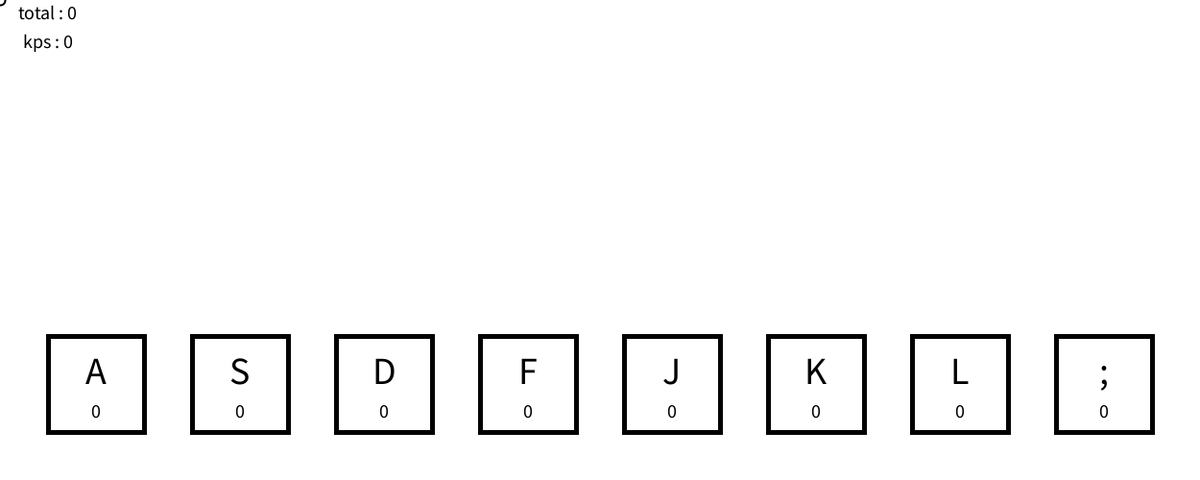
Frame 1 (no input)
Frame 60 (the mouse pressed at the canvas centre just before this capture): identical to frame 1, image omitted
Frame 120 (the mouse held since frame 60 and released just before this capture): identical to frame 1, image omitted

The Processing sketch that drew this single still picture (run headless with seeded random() and noise(); from frame 60 on, the mouse is pressed at the canvas centre):

// Processing sketch: key
// ── key.pde
import java.util.Iterator;
import java.util.LinkedList;
import java.util.Queue;
MySystem system;
int kps=0, record=0;
long s, e;
Queue<keyblock> view = new LinkedList<keyblock>();

void setup() {
  size(1250, 500);
  s=System.currentTimeMillis();
  background(255);
  system= new TestSys();
  makekey();
  textAlign(CENTER);
}
void draw() {
  background(255);
  system.display();
  make();
}
public void makekey() {
  view.add(new keyblock('A', 50, 350, 100, 100));
  view.add(new keyblock('S', 200, 350, 100, 100));
  view.add(new keyblock('D', 350, 350, 100, 100));
  view.add(new keyblock('F', 500, 350, 100, 100));
  view.add(new keyblock('J', 650, 350, 100, 100));
  view.add(new keyblock('K', 800, 350, 100, 100));
  view.add(new keyblock('L', 950, 350, 100, 100));
  view.add(new keyblock(';', 1100, 350, 100, 100));
}
public void make() {
  int total=0;
  Iterator it = view.iterator();
  while (it.hasNext()) {
    keyblock tmp = (keyblock)it.next();
    tmp.display();
    total += tmp.total;
  }
  stroke(0);
  fill(0);
  textSize(20);
  text("total : "+total, 50, 20);
  e=System.currentTimeMillis();
  if (e-s>1000) {
    stroke(0);
    fill(0);
    textSize(20);
    text("kps : "+kps, 50, 50);
    record=kps;
    s=e;
    kps=0;
  } else {
    stroke(0);
    fill(0);
    textSize(20);
    text("kps : "+record, 50, 50);
  }
}
class keyblock {
  int total=0;
  char key;
  float x, y, dx, dy, vanish = 0, vanished=0, alpha=5, alp=50, velo=10;
  float clickR=0, clickG=0, clickB=255, noteR=255, noteG=0, noteB=255;
  Queue<PVector> past = new LinkedList<PVector>();
  boolean viewer = true, push = false, click_visible=true, note_visible=true, onetotalloop=true;
  keyblock(char key, float x, float y, float dx, float dy) {
    this.key = key; 
    this.x=x; 
    this.y=y; 
    this.dx=dx; 
    this.dy=dy;
  }
  void click_color(float R, float G, float B) {
    clickR=R;
    clickG=G;
    clickB=B;
  }
  void note_color(float R, float G, float B) {
    noteR=R;
    noteG=G;
    noteB=B;
  }
  void view() {
    viewer = !viewer;
  }
  void display() {
    vanish+=velo;
    if (system.keyboardManager.isPressed(key) && click_visible) {
      if (onetotalloop) {
        total++;
        kps++;
      }
      onetotalloop=false;
      stroke(0);
      strokeWeight(5);
      fill(clickR, clickG, clickB);
      rect(x, y, dx, dy);
      stroke(0);
      fill(0);
      textSize(40);
      text(key, x+dx/2, y+dy/2);
      textSize(20);
      text(total, x+dx/2, y+dy/2+35);
    } else if (!system.keyboardManager.isPressed(key) && click_visible) {
      onetotalloop=true;
      stroke(0);
      strokeWeight(5);
      fill(255);
      rect(x, y, dx, dy);
      stroke(0);
      fill(0);
      textSize(40);
      text(key, x+dx/2, y+dy/2);
      textSize(20);
      text(total, x+dx/2, y+dy/2+35);
    }
    if (system.keyboardManager.isPressed(key) && note_visible) {
      vanished+=velo;
      push=true;
      Iterator I = past.iterator();
      while (I.hasNext()) {
        PVector d = (PVector) I.next();
        float length = d.x;
        float temp = d.y; //vanish
        fill(noteR, noteG, noteB, alp);
        stroke(noteR, noteG, noteB, alp);
        strokeWeight(0);
        rect(this.x, this.y+temp-vanish-length-alpha, this.dx, length);
      }
      while (!past.isEmpty()) {
        PVector no = past.peek();
        if (this.y+no.y-vanish<0) {
          past.remove();
        } else {
          break;
        }
      }
      fill(noteR, noteG, noteB, alp);
      stroke(noteR, noteG, noteB, alp);
      strokeWeight(0);
      rect(this.x, this.y-vanished-alpha, this.dx, vanished);
    } else if (!system.keyboardManager.isPressed(key) && note_visible) {
      if (push) {
        past.add(new PVector(vanished, vanish));
        push = false;
      }
      vanished=0;
      Iterator I = past.iterator();
      while (I.hasNext()) {
        PVector d = (PVector) I.next();
        float length = d.x;
        float temp = d.y; //vanish
        fill(noteR, noteG, noteB, alp);
        stroke(noteR, noteG, noteB, alp);
        strokeWeight(0);
        rect(this.x, this.y+temp-vanish-length-alpha, this.dx, length);
      }
      while (!past.isEmpty()) {
        PVector no = past.peek();
        if (this.y+no.y-vanish<0) {
          past.remove();
        } else {
          break;
        }
      }
    }
  }
}
public void mousePressed() {
  system.mouseManager.onMousePressed(mouseX, mouseY, mouseButton);
}
public void mouseReleased() {
  system.mouseManager.onMouseReleased(mouseX, mouseY, mouseButton);
}
public void mouseMoved() {
  system.mouseManager.onMouseMoved(mouseX, mouseY);
}
public void mouseDragged() {
  system.mouseManager.onMouseMoved(mouseX, mouseY);
}
public void keyPressed() {
  system.keyboardManager.onKeyPress(key, keyCode);
}
public void keyReleased() {
  system.keyboardManager.onKeyRelease(key, keyCode);
}
abstract class MySystem {
  KeyboardManager keyboardManager = new KeyboardManager();
  MouseManager mouseManager = new MouseManager();
  MySystem() {
  }
  abstract public void init();
  abstract public void display();
}
class TestSys extends MySystem {
  char c;
  TestSys() {
    super();
    init();
  }
  public void init() {
    c='f';
  }
  public void display() {
    strokeWeight(2);
    fill(255);
    stroke(0);
    ellipseMode(CENTER);
    if ((new MouseManager()).getButtonPressed(0)) {
      fill(255, 0, 0);
    }
    if ((new MouseManager()).getButtonPressed(1)) {
      fill(0, 255, 0);
    }
    if ((new MouseManager()).getButtonPressed(2)) {
      fill(0, 0, 255);
    }
    ellipse((new MouseManager()).getMouseLocation().x, (new MouseManager()).getMouseLocation().y, 10, 10);
    strokeWeight(5);
  }
}
class KeyboardManager {
  private static final int keyNum = 60;
  private boolean[] keyState = new boolean[keyNum]; //a~z: 0~25, 0~9: 26,35, ' '=36, 'ENTER'= 37, arrow lurd: 38~41, shift,ctrl,alt: 42~44
  KeyboardManager() {
    for (int i=0; i<keyNum; i++) {
      keyState[i] = false;
    }
  }
  public void onKeyPress(char k, int kc) {
    if (calKey(k, kc)==-1)return;
    keyState[calKey(k, kc)] = true;
  }
  public void onKeyRelease(char k, int kc) {
    if (calKey(k, kc)==-1)return;
    keyState[calKey(k, kc)] = false;
  }
  public boolean isPressed(int k) {
    return keyState[calKey((char)CODED, k)];
  }
  public boolean isPressed(char k) {
    return keyState[calKey(k, 0)];
  }
  public boolean isPressed() {
    boolean t = false;
    for (int i=0; i<keyNum; i++) {
      t = t|keyState[i];
    }
    return t;
  }
  private int calKey(char k, int kc) {
    if (k-'a'>=0&&k-'z'<=0) {
      return k-'a';
    } else if (k-'A'>=0&&k-'Z'<=0) {
      return k-'A';
    } else if (k-'0'>=0&&k-'9'<=0) {
      return k-'0'+'z'-'a'+1;
    } else if (k==' ') {
      return  36;
    } else if (k=='\n') {
      return  37;
    } else if (k==CODED) {
      if (kc-LEFT>=0&&38+kc-LEFT<=41) {
        return 38+kc-LEFT;
      } else if (kc-SHIFT>=0&&kc-SHIFT+42<=44) {
        return 42+kc-SHIFT;
      }
    } else if (k==27) {
      return  45;
    }//esc
    else {
      switch(k) {
      case '-':
      case '_':
        return 46;
      case '=':
      case '+':
        return 47;
      case '{':
      case '[':
        return 48;
      case ']':
      case '}':
        return 49;
      case ';':
      case ':':
        return 50;
      case '\'':
      case '"':
        return 51;
      case ',':
      case '<':
        return 52;
      case '.':
      case '>':
        return 53;
      case '?':
      case '/':
        return 54;
      }
    }
    return -1;
  }
}
class MouseManager {
  private int x, y;
  private boolean[] button = new boolean[3]; //left = 0, right = 1, center = 2
  MouseManager() {
    button[0] = false;
    button[1] = false;
    x = 0;
    y = 0;
  }
  MouseManager(int tx, int ty) {
    x = tx;
    y = ty;
    button[0] = false;
    button[1] = false;
  }
  public void onMousePressed(int tx, int ty, int b1) {
    x = tx;
    y = ty;
    if (b1==37) {
      button[0] = true;
    } else if (b1==39) {
      button[1] = true;
    } else if (b1==3) {
      button[2] = true;
    }
  }
  public void onMouseReleased(int tx, int ty, int b1) {
    x = tx;
    y = ty;
    if (b1==37) {
      button[0] = false;
    } else if (b1==39) {
      button[1] = false;
    } else if (b1==3) {
      button[2] = false;
    }
  }
  public void onMouseMoved(int tx, int ty) {
    x = tx;
    y = ty;
  }
  public PVector getMouseLocation() {
    return new PVector(x, y);
  }
  public boolean getButtonPressed(int b) {
    return button[b];
  }
}
